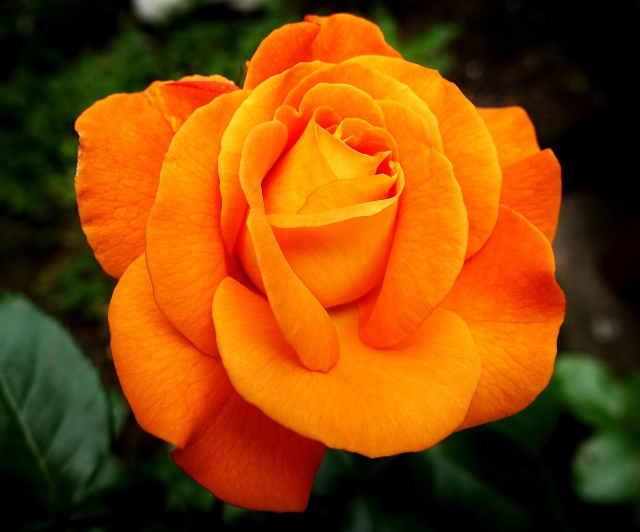
#> input picture ia/OpenCV-Perception/flor.jpeg, 1280 x 1064 px (shown at 1/2 size)
$ jupyter execute opencv_gcid_02.ipynb
#> lines starting #> are read from the running program, lines starting #| are printed output that depends on the picture; after the words box and inside, x2 and y2 are one past the last pixel; in counts of white or black regions, pixels touching at a corner belong together
<p>

# **Procesamiento de imágenes**

## **Histograma**

La función `calcHist` en OpenCV se utiliza para calcular el histograma de una imagen. Un histograma es una representación gráfica de la distribución de intensidades de píxeles en una imagen. Es una herramienta útil para el análisis de imágenes, ya que puede ayudar a comprender la distribución de brillo y contraste, entre otros aspectos.

Los parámetros de la función `calcHist` son los siguientes:

```python
cv2.calcHist(images, channels, mask, histSize, ranges[, hist[, accumulate]])
```

- `images`: Este es el conjunto de imágenes para el cual se calculan los histogramas. Deben estar en formato de lista, por ejemplo `[image]`.

- `channels`: Es una lista de índices, donde cada índice corresponde a un canal para el cual se calculará el histograma. Por ejemplo, si quieres calcular el histograma de una imagen en escala de grises, pasarías `[0]`. Para una imagen BGR, pasarías `[0]`, `[1]` o `[2]` para calcular el histograma de los canales azul, verde o rojo respectivamente.

- `mask`: Una imagen de máscara para calcular el histograma de una región específica de la imagen. Si quieres calcular el histograma de toda la imagen, este parámetro debería ser `None`.

- `histSize`: Este parámetro representa el número de bins en el histograma. Por ejemplo, `[256]` indica que el histograma debe tener 256 bins.

- `ranges`: Es el rango de valores posibles de los píxeles. Para imágenes en escala de grises, este rango es generalmente `[0, 255]` (para abarcar todos los posibles valores de 8 bits).

- `hist`: Es el resultado, el histograma calculado.

- `accumulate`: Un flag que indica si el histograma se debe acumular. Si es `False`, el histograma se limpia al principio de la llamada.

[cell 1]
import cv2
import numpy as np
import matplotlib.pyplot as plt

image = cv2.imread("flor.jpeg")
#> image is the input picture: shape (1064, 1280, 3); mean B, G, R 7.1, 69, 134
image_BW = cv2.cvtColor(image, cv2.COLOR_BGR2GRAY)
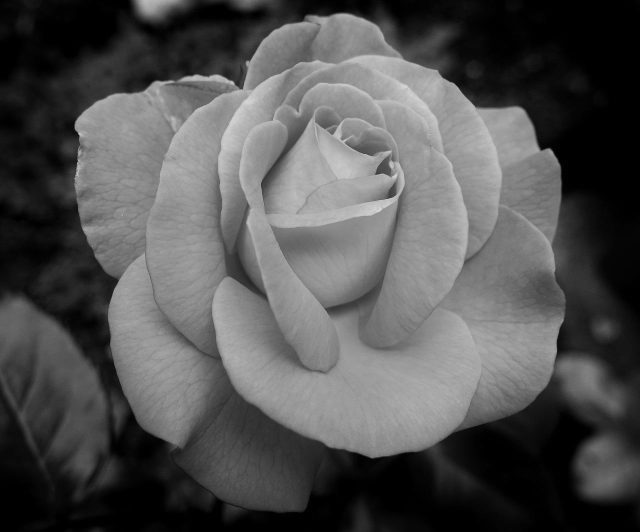
#> image_BW: shape (1064, 1280) (shown at 1/2 size); min 0, max 226, mean 81.4

plt.imshow(image_BW, cmap='gray')
plt.title("Imagen en escala de grises")
plt.axis('off')

plt.show()

[cell 2]
# Histogram
bins = 32
hist = cv2.calcHist([image_BW], [0], None, [bins], [0, 255])
#> hist = 32 values, max 256012 at index 0, min 0 at index 29, mean 42560
plt.bar(np.arange(bins), hist[:, 0])
plt.title("Histograma")
plt.xlabel("Intensidad")
plt.ylabel("Frecuencia")

umbral = 11  # Índice del bin donde quieres la línea
plt.axvline(x=umbral, color='red', linestyle='--', linewidth=2, label=f'Umbral = {umbral}')

plt.show()
#> figure, not shown here; tallest bar 256012 high, from x = -0.4 to 0.4

[cell 3]
# --- Binarización ---
# Umbral manual: píxeles >= T -> blancos (255), el resto negros (0)

T = 88  # Ajusta este valor según necesites
_, image_bin = cv2.threshold(image_BW, T, 255, cv2.THRESH_BINARY)
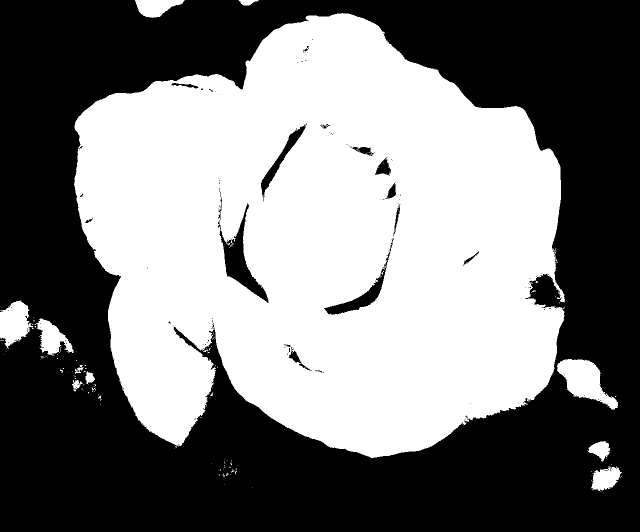
#> image_bin: shape (1064, 1280) (shown at 1/2 size); 48% white; 151 white regions (136 under 20 px), largest, box (x1, y1, x2, y2) and area: (148, 26, 1130, 916) 634042, (1114, 718, 1236, 819) 6019, (0, 600, 67, 697) 4021

plt.imshow(image_bin, cmap='gray')
plt.title(f"Imagen binarizada (T={T})")
plt.axis('off')

plt.tight_layout()
plt.show()

## **Zonas de movimiento**

Podemos detectar en qué zonas de la imagen hay cambios mediante la substracción de imágenes (imagen actual - imagen de fondo).

|||
|--|--|

[cell 4]
import cv2
import numpy as np

# path to input images are specified and
# images are loaded with imread command
# Load grayscale images
image1 = cv2.imread('imgs/frame1.jpg', 0)
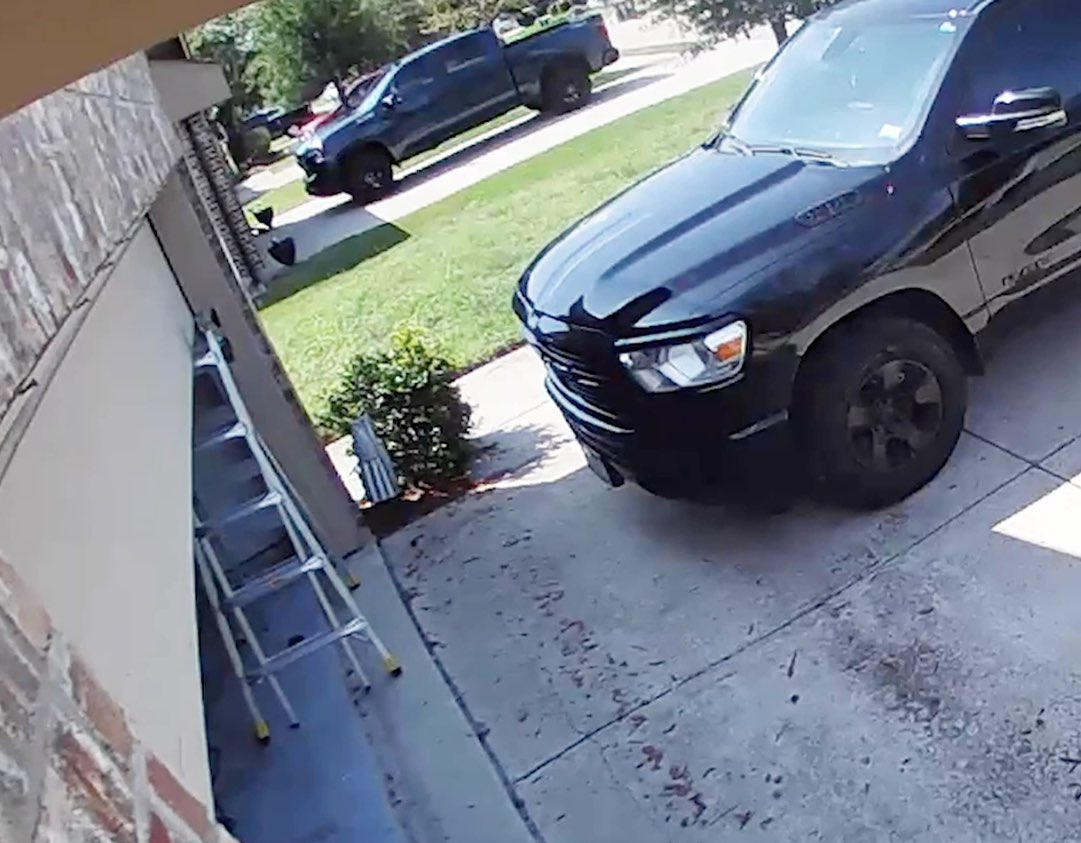
#> input picture ia/OpenCV-Perception/imgs/frame1.jpg, 1081 x 843 px
#> image1: shape (843, 1081); min 0, max 255, mean 124.6
image2 = cv2.imread('imgs/frame2.jpg', 0)
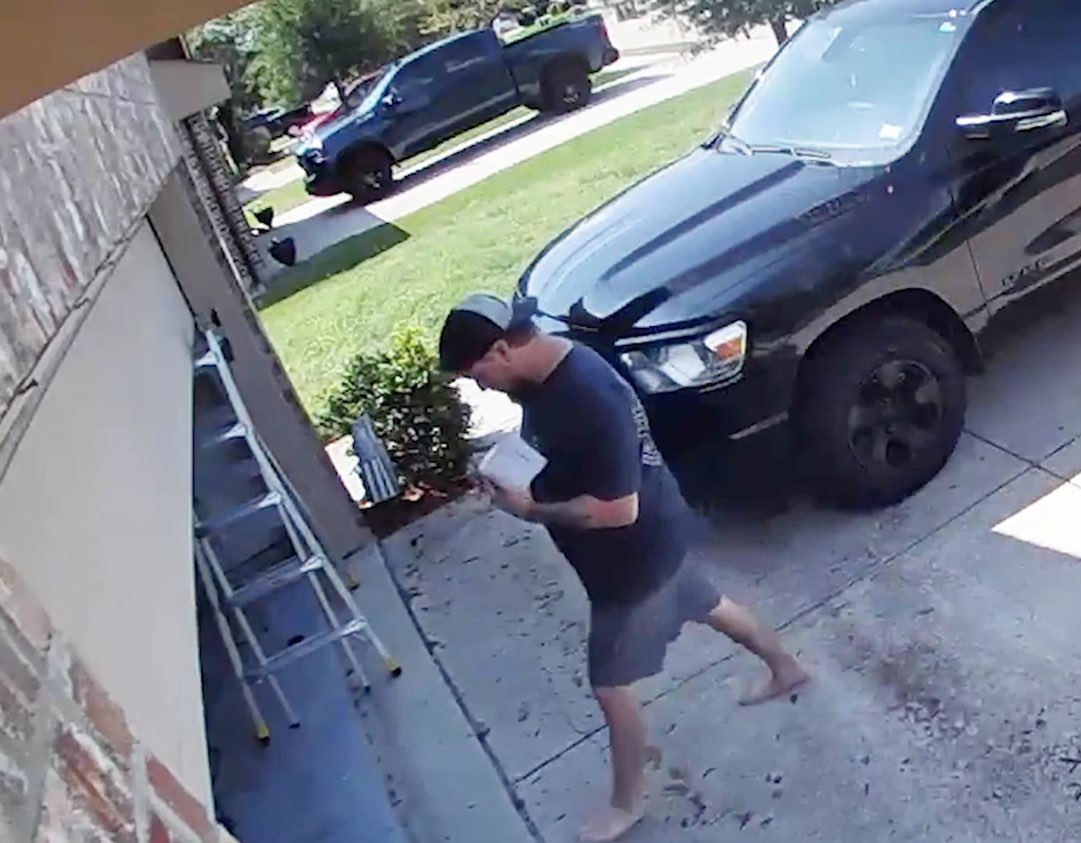
#> input picture ia/OpenCV-Perception/imgs/frame2.jpg, 1081 x 843 px
#> image2: shape (843, 1081); min 0, max 255, mean 120.4

sub = cv2.subtract(image1, image2)

# plt.imshow(image1, cmap='gray')
plt.imshow(sub, cmap='gray')

[cell 5]
bins = 32
hist = cv2.calcHist([sub], [0], None, [bins], [0, 255])
#> hist = 32 values, max 768430 at index 0, min 2 at index 31, mean 28477.6
plt.bar(np.arange(bins), hist[:, 0])
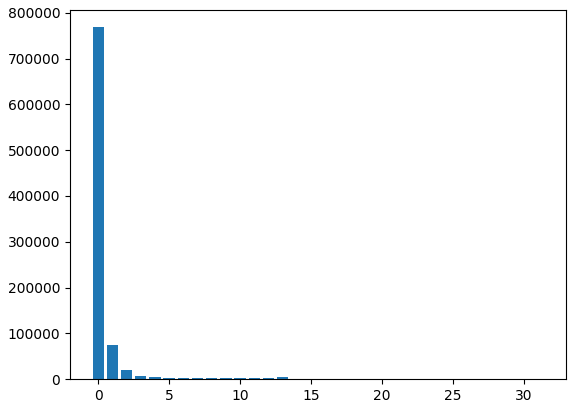
#> figure drawn by matplotlib, 1 panel; tallest bar 768430 high, from x = -0.4 to 0.4

## **Umbralizado**

El umbralizado de imágenes es una técnica que se utiliza para separar objetos dentro de una imagen en función de la intensidad de los píxeles. En términos simples, se trata de convertir una imagen en escala de grises a una imagen binaria, donde los píxeles pueden tener uno de dos valores posibles, generalmente 0 o 255 (blanco o negro).

### **¿Cómo Funciona?**

1. **Selección de un Umbral**: El primer paso en el umbralizado es seleccionar un valor de umbral. Este umbral determinará cómo se clasifican los píxeles.

2. **Aplicación del Umbral**: Después de seleccionar un valor de umbral, se aplica a cada píxel de la imagen de la siguiente manera:
   - Si la intensidad del píxel es menor (o menor o igual, dependiendo de la implementación) que el valor de umbral, el píxel se establece en negro (intensidad 0).
   - Si la intensidad del píxel es mayor que el valor de umbral, el píxel se establece en blanco (intensidad 255).

### **Aplicaciones**

El umbralizado se utiliza en una variedad de aplicaciones, como:
- Separación de objetos del fondo.
- Preprocesamiento antes de la segmentación de imágenes.
- Reducción de la complejidad visual para aumentar el rendimiento de los algoritmos de visión por computador.
- Extracción de características relevantes de una imagen.

En OpenCV, puedes utilizar la función `cv2.threshold` para aplicar umbralizado a una imagen.

[cell 6]
# --- Binarización ---
# Umbral manual: píxeles >= T -> blancos (255), el resto negros (0)

T = 88  # Ajusta este valor según necesites
_, image_bin = cv2.threshold(sub, T, 255, cv2.THRESH_BINARY)
#> image_bin: shape (843, 1081); 2.2% white; 47 white regions (35 under 20 px)

plt.imshow(image_bin, cmap='gray')
plt.title(f"Imagen binarizada (T={T})")
plt.axis('off')

plt.tight_layout()
plt.show()

## **Detección de blobs**

La detección de blobs (Blob Detection) es una técnica clásica en visión por computador que permite identificar y analizar regiones en una imagen que son coherentes en cuanto a ciertas características como intensidad, color, textura o forma.

El término blob proviene de Binary Large Object, pero en visión por computador se refiere a una región compacta de píxeles conectados que se percibe como una sola entidad u objeto.

[cell 7]
# find the contours
contours, _ = cv2.findContours(image_bin, cv2.RETR_TREE,cv2.CHAIN_APPROX_SIMPLE)
#> contours = 62 contours, 49 with area under 20; largest, box (x1, y1, x2, y2) and area: (463, 345, 622, 503) 8710, (525, 512, 657, 618) 5984, (439, 309, 534, 372) 3184, (588, 628, 622, 667) 592, (477, 482, 515, 492) 136
img = cv2.cvtColor(image_bin, cv2.COLOR_GRAY2BGR)
#> img: shape (843, 1081, 3); 2.2% white; 47 white regions (35 under 20 px), largest, box (x1, y1, x2, y2) and area: (463, 345, 622, 503) 9080, (525, 512, 657, 618) 6159, (439, 309, 534, 372) 3320

for cnt in contours:
    # get the bounding rect
    x, y, w, h = cv2.boundingRect(cnt)
    # draw a green rectangle to visualize the bounding rect
    img = cv2.rectangle(img, (x, y), (x+w, y+h), (0, 255, 0), 2)
#> this loop made 62 passes
#> (x, y, w, h) on passes 2, 4, 5, 6, 7, 8, 9, 11, 12, 14, 15, 16: (791, 695, 1, 1), (598, 675, 7, 6), (652, 673, 1, 1), (773, 671, 3, 7), (590, 668, 10, 15), (760, 655, 1, 1), (754, 651, 6, 3), (747, 647, 6, 2), (729, 634, 20, 9), (588, 628, 34, 39), (596, 653, 4, 3), (593, 652, 4, 5)
#> (cnt, x, y, w, h) on passes 1, 3, 10, 13, 18, 20: ([[742, 704], [743, 704]], 742, 704, 2, 1), ([[604, 682], [605, 682]], 604, 682, 2, 1), ([[619, 651], [619, 653]], 619, 651, 1, 3), ([[725, 632], [725, 633], [727, 633], [726, 632]], 725, 632, 3, 2), ([[597, 640], [598, 639], [599, 640], [598, 641]], 597, 639, 3, 3), ([[633, 535], [634, 535]], 633, 535, 2, 1)
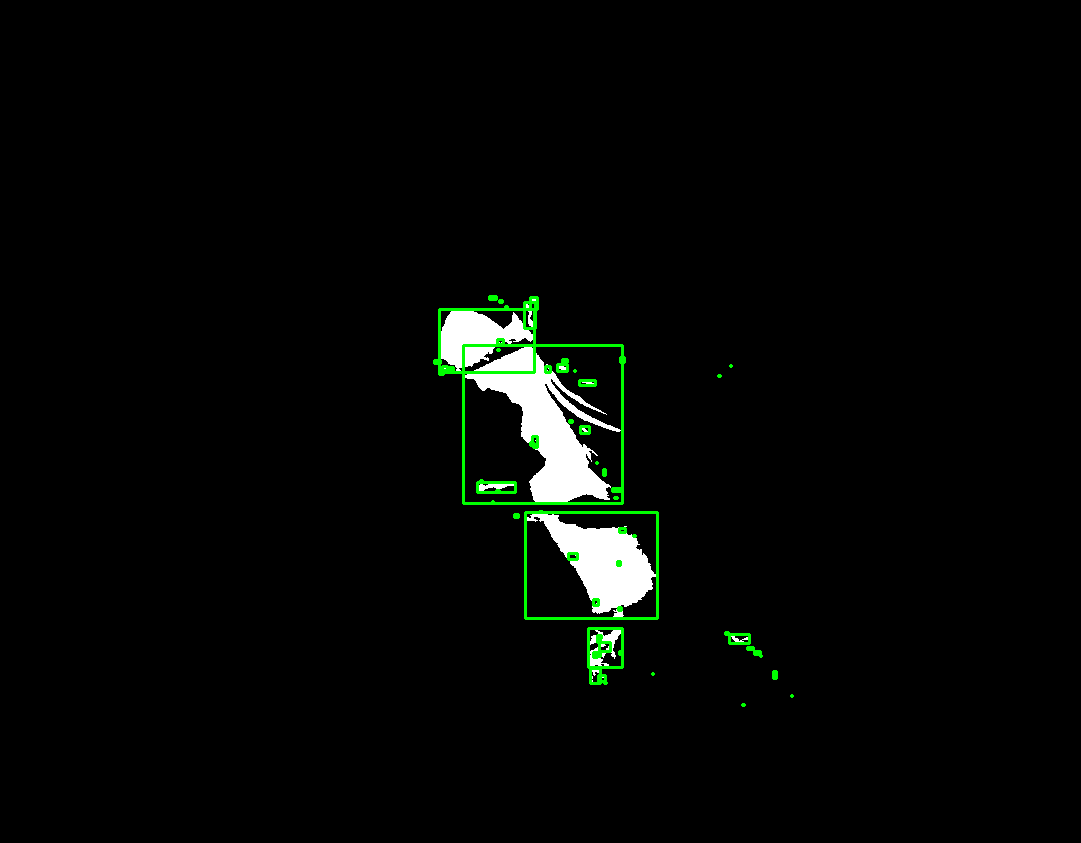
#> img: shape (843, 1081, 3); mean B, G, R 5.1, 7.2, 5.1

plt.imshow(img, cmap='gray')

### **Filtrado por tamaño del blob**

En este paso vamos a filtrar los blobs en función de su tamaño, con el objetivo de quedarnos únicamente con las regiones u objetos relevantes en la imagen. Los blobs más pequeños suelen corresponder a ruido, imperfecciones o detalles irrelevantes, por lo que serán descartados durante el proceso.

[cell 8]
img = cv2.cvtColor(image_bin, cv2.COLOR_GRAY2BGR)

for cnt in contours:
    # get the bounding rect
    x, y, w, h = cv2.boundingRect(cnt)
    # draw a green rectangle to visualize the bounding rect
    if cv2.contourArea(cnt) > 1500:  # Filter by size
        img = cv2.rectangle(img, (x, y), (x+w, y+h), (0, 255, 0), 2)
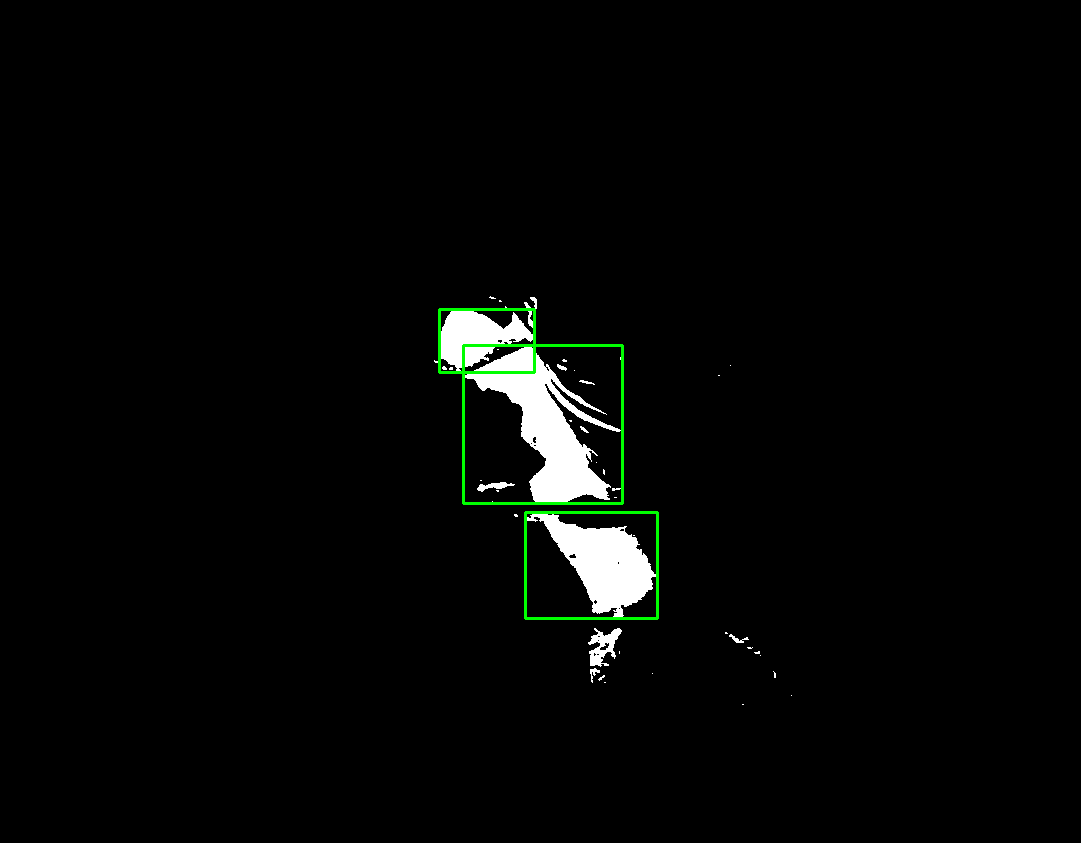
#> img: shape (843, 1081, 3); mean B, G, R 5.4, 6.6, 5.4

plt.imshow(img, cmap='gray')
